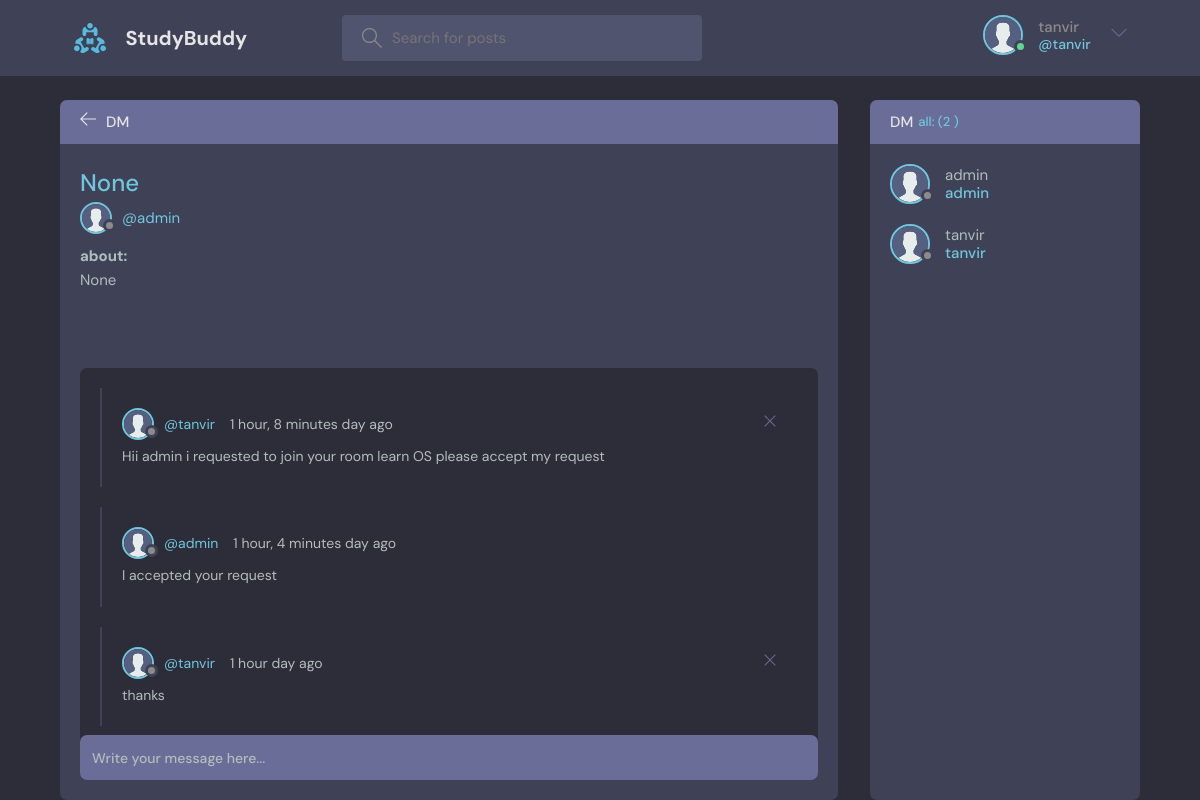
Page /dm/1/ (signed in) on the committed database.
### base/models.py (models this page shows, shortened)
class User(AbstractUser):
    name = models.CharField(max_length=200, null=True)
    email = models.EmailField(unique=True, null=True)
    bio = models.TextField(null=True)
    avatar = models.ImageField(null=True, default="avatar.svg")
    USERNAME_FIELD = 'email'
    REQUIRED_FIELDS = ['username']  # Add 'username' to REQUIRED_FIELDS

class DirectMessage(models.Model):
    sender = models.ForeignKey(User, on_delete=models.CASCADE,related_name='sent_messages')
    receiver = models.ForeignKey(User, on_delete=models.CASCADE, related_name='received_messages')
    body = models.TextField()
    updated = models.DateTimeField(auto_now=True)
    created = models.DateTimeField(auto_now_add=True)
    class Meta:
        ordering = ['updated', 'created']

### base/views.py (the view, shortened to what this page needs)
# urls.py: path('dm/<str:pk>/',views.dm,name="dm"),
@login_required(login_url='login')
def dm(request,pk):
    user= User.objects.get(id=request.user.id)
    receiver= User.objects.get(id=pk)  #jisse user chat karraha hai use receiver naam kiya hai
    users_with_messages = User.objects.filter(
        Q(sent_messages__sender=user) | Q(received_messages__receiver=user)
    ).union(
        User.objects.filter(
            Q(sent_messages__receiver=user) | Q(received_messages__sender=user)
        )
    )
    print(users_with_messages)
    received_messages = DirectMessage.objects.filter(sender=user, receiver=receiver) | \
                     DirectMessage.objects.filter(sender=receiver, receiver=user)
    context={'received_messages':received_messages,'receiver':receiver,'users_with_messages':users_with_messages}
    return render(request,'base/dm.html',context)

### base/templates/base/dm.html (shortened to what this page needs)
{% extends 'main.html' %}
{% block content %}
{% load static %}
    <main class="profile-page layout layout--2">
      <div class="container">
        <div class="room">
            <div class="room__top">
                <div class="room__topLeft">
                  <a href="{% url 'home' %}">
                    <svg version="1.1" xmlns="http://www.w3.org/2000/svg" width="32" height="32" viewBox="0 0 32 32">
                      <title>arrow-left</title>
                      <path
                        d="M13.723 2.286l-13.723 13.714 13.719 13.714 1.616-1.611-10.96-10.96h27.625v-2.286h-27.625l10.965-10.965-1.616-1.607z"
                      ></path>
                    </svg>
                  </a>
                  <h3>DM</h3>
                </div>
            </div>
          <div class="room__box scroll">
            <div class="room__header scroll">
                <div class="room__info">
                  <h3> {{receiver.name}} </h3>
                </div>
                <div class="room__hosted">
                  <a href="#" class="room__author">
                    <div class="avatar avatar--small">
                      <img src="{% static 'images/avatar.svg' %}" />
                    </div>
                    <span>@{{receiver.username}}</span>
                  </a>
                </div>
                <h6>about: </h6>
                <div class="room__details">
                    {{receiver.bio}}
                  </div>
              </div>
            <div class="room__conversation">
                <div class="threads scroll">
                  {% for message in received_messages %}
                  <div class="thread">
                    <div class="thread__top">
                      <div class="thread__author">
                        <a href="{% url 'user-profile' message.sender.id %}" class="thread__authorInfo">
                          <div class="avatar avatar--small">
                            <img src="{{message.sender.avatar.url}}" />
                          </div>
                          <span>@{{message.sender.username}}</span>
                        </a>
                        <span class="thread__date">{{message.created|timesince}} day ago</span>
                      </div>
                      {% if request.user == message.sender %}
                      <a href="{% url 'delete-dm-message' message.id %}" >
                        <div class="thread__delete">
                          <svg version="1.1" xmlns="http://www.w3.org/2000/svg" width="32" height="32" viewBox="0 0 32 32">
                            <title>remove</title>
                            <path
                              d="M27.314 6.019l-1.333-1.333-9.98 9.981-9.981-9.981-1.333 1.333 9.981 9.981-9.981 9.98 1.333 1.333 9.981-9.98 9.98 9.98 1.333-1.333-9.98-9.98 9.98-9.981z"
                            ></path>
                          </svg>
                        </div>
                      </a>
                      {% endif %}
                    </div>
                    <div class="thread__details">
                      {{message.body}}
                    </div>
                  </div>
                  {% endfor %}
                </div>
            </div>
          </div>
          <div class="room__message">
	    {% if request.user.is_authenticated %}
            <form action="" method="POST">
              <input name="body" placeholder="Write your message here..." />
            </form>
	    {% endif %}
          </div>
        </div>
        <div class="participants">
            <h3 class="participants__top">DM <span>all: ({{users_with_messages.count}} )</span></h3>
            <div class="participants__list scroll">
              {% for user in users_with_messages %}
              <a href="{% url 'dm' user.id %}" class="participant">
                <div class="avatar avatar--medium">
                  <img src="{% static 'images/avatar.svg' %}" />
                </div>
                <p>
                  {{user.username}}
                  <span>{{user.username}}</span>
                </p>
              </a>
              {% endfor %}
            </div>
          </div>
      </div>
    </main>
  {% endblock %}

### templates/navbar.html (shortened to what this page needs)
{% load static %}
<header class="header header--loggedIn">
    <div class="container">
        <a href="{% url 'home' %}" class="header__logo">
            <img src="{% static 'images/logo.svg' %}" />
            <h1>StudyBuddy</h1>
        </a>
        <form class="header__search" method="GET" action="{% url 'home' %}">
            <label>
                <input name="q" placeholder="Search for posts" />
            </label>
        </form>
        <nav class="header__menu">
            {% if request.user.is_authenticated %}
            <div class="header__user">
                <a href="{% url 'update-user' %}">
                    <div class="avatar avatar--medium active">
                        <img src="{{request.user.avatar.url}}" />
                    </div>
                    <p>{{request.user.username}} <span>@{{request.user.username}}</span></p>
                </a>
                <button class="dropdown-button">
                    <svg version="1.1" xmlns="http://www.w3.org/2000/svg" width="32" height="32" viewBox="0 0 32 32">
                        <title>chevron-down</title>
                        <path d="M16 21l-13-13h-3l16 16 16-16h-3l-13 13z"></path>
                    </svg>
                </button>
            </div>
            {% else %}
            <a href="{% url 'login' %}">
                <img src="{% static 'images/avatar.svg' %}" />
                <p>Login</p>
            </a>
            {% endif %}
        </nav>
    </div>
</header>

### rows in the picture
User: user.avatar (placeholder picture), user.username "tanvir", username "tanvir"
User: name "None", username "admin", bio "None"
DirectMessage: sender.avatar (placeholder picture), sender.username "tanvir", created "1 hour, 8 minutes", body "Hii admin i requested to join your room learn OS please accept my request"
DirectMessage: sender.avatar (placeholder picture), sender.username "admin", created "1 hour, 4 minutes", body "I accepted your request"
DirectMessage: sender.avatar (placeholder picture), sender.username "tanvir", created "1 hour", body "thanks"

### other values in the picture
{{ users_with_messages.count }} "2"
